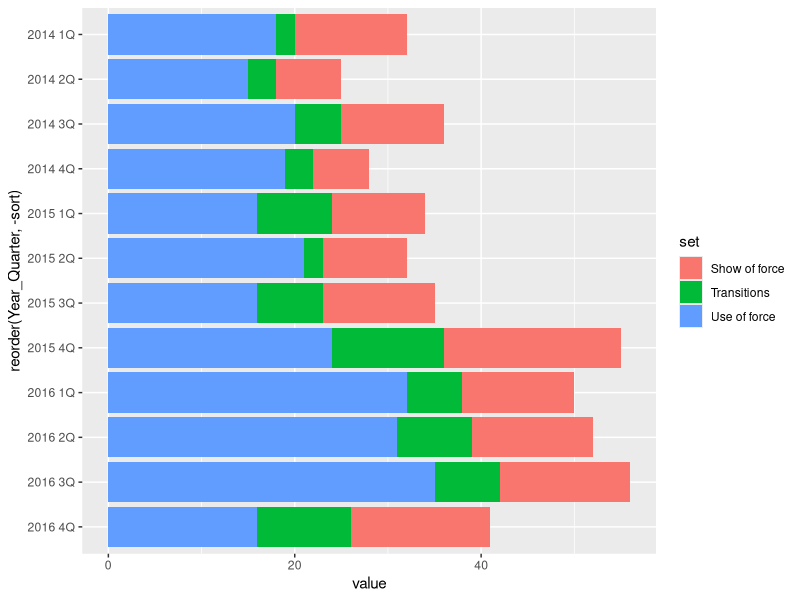
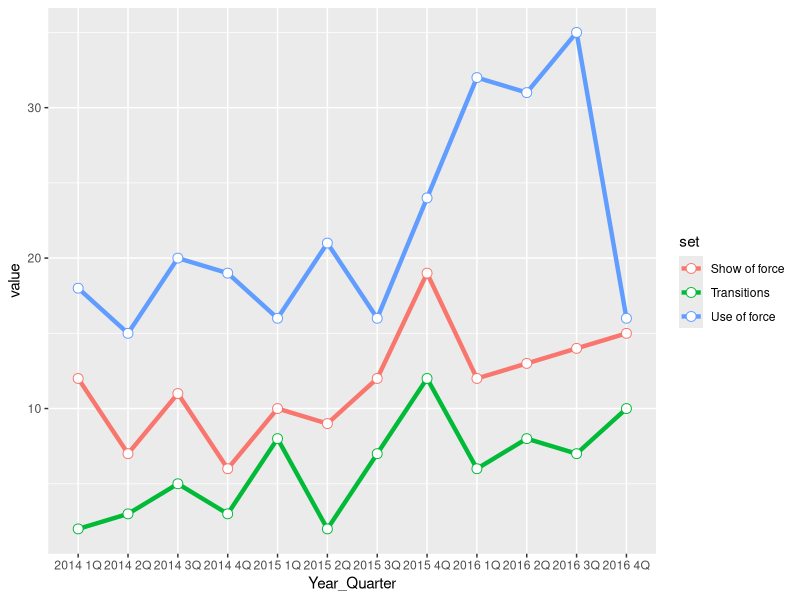
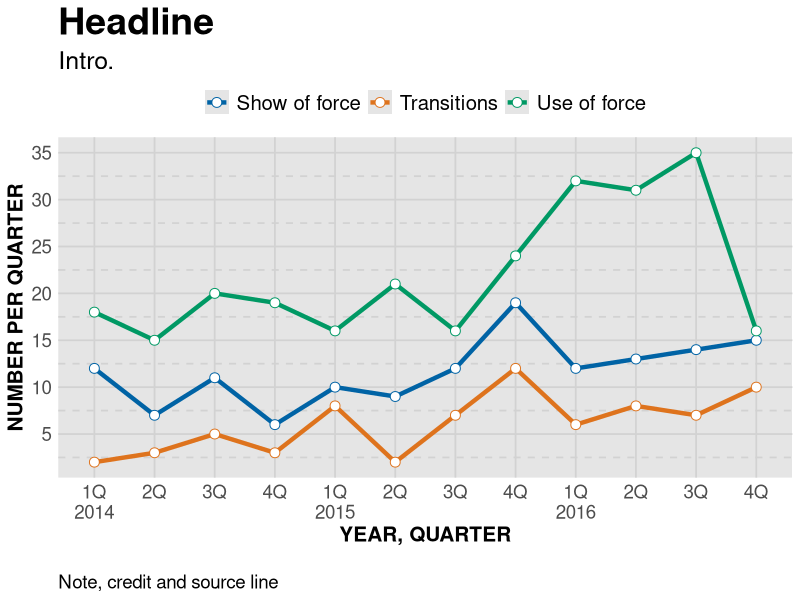

R code for these plots, in order:
## ---- chunk 1
knitr::opts_chunk$set(echo = TRUE)
## ---- chunk 2

# load the libraries 
library(readr)
library(ggplot2)
library(ggthemes)

# bring in the data we worked worked with
df <- read_csv("dfsubset.csv")

# stacked bars
stacked <- ggplot(df) + 
  aes(x = reorder(Year_Quarter, -sort), 
      y = value, 
      fill = set) + 
  geom_bar(stat = "identity") +
  coord_flip()

stacked

## ---- chunk 3

pLine <- ggplot(df) +
  aes(x = Year_Quarter, 
      y = value, 
      group = set, 
      color = set) +
  geom_line(stat="identity", 
            size = 1.5) + 
  geom_point(stat="identity", 
             size = 3,
             shape=21,
             fill="white")

pLine

## ---- chunk 4



theme_gfx <- function(...) {
  theme_set(theme_get() + theme(text = element_text(family = 'Verdana', size= 12, lineheight=0.9))) + 
    theme(
      # edit background colors
      plot.background = element_blank(),
      legend.background = element_blank(),
      panel.background=element_rect(fill="#E5E5E5"),
      strip.background=element_rect(fill="#E5E5E5"),
      # modify grid and tick lines
      panel.grid.major = element_line(size = .6, color="#D2D2D2"),
      panel.grid.minor = element_line(size = .6, color="#D2D2D2", linetype = "dashed"),
      axis.ticks = element_blank(),
      # edit font sizes
      plot.title = element_text(size = 27,face="bold"),
      plot.subtitle = element_text(size = 18),
      #legend.title=element_text(size = 13,face="bold"),
      legend.text=element_text(size=14.7),
      axis.title=element_text(size=15, face="bold"),
      axis.text=element_text(size=13.5),
      plot.caption=element_text(size=13.5, hjust=0),
      strip.text = element_text(face="bold", size=13.5, hjust=0),
      # This puts the legend across the top
      legend.position="top", 
      legend.direction="horizontal",
      # removes label for legend
      legend.title = element_blank(),
      ...
    )
}

#-----Insert plot here -------------

pLine <- ggplot(df) +
  aes(x = Year_Quarter, 
      y = value, 
      group = set, 
      color = set) +
  geom_line(stat="identity", 
            size = 1.5) + 
  geom_point(stat="identity", 
             size = 3,
             shape=21,
             fill="white") + 
  theme_gfx()

# Let's customize the x scale
# Remember \n = a line break
pLine <- pLine + scale_x_discrete(
  labels=c("1Q\n2014","2Q","3Q","4Q","1Q\n2015","2Q","3Q","4Q","1Q\n2016","2Q","3Q","4Q")
)

# Let's also customize the y scale
# we set the min and max, then where breaks should be
pLine <- pLine + 
  scale_y_continuous(breaks=c(seq(0,40,5)) )

# add all the titles.
pLine <- pLine + labs(
  title="Headline", 
  subtitle="Intro.",
  x="YEAR, QUARTER", 
  y="NUMBER PER QUARTER",
  caption="\nNote, credit and source line")

# color scheme - comment out for B/W PDF
pLine <- pLine + scale_colour_manual( values = c("#0063A5", "#DE731D", "#009964", "#DA2128", "#6F2C91") ) + scale_fill_manual( values = c("#0063A5", "#DE731D", "#009964", "#DA2128", "#6F2C91") )
# make B/W PDF - remember to change name of file!
#pLine <- pLine + scale_colour_grey(start = 0, end = 0.75) + scale_fill_grey(start = 0, end = 0.75)

pLine

